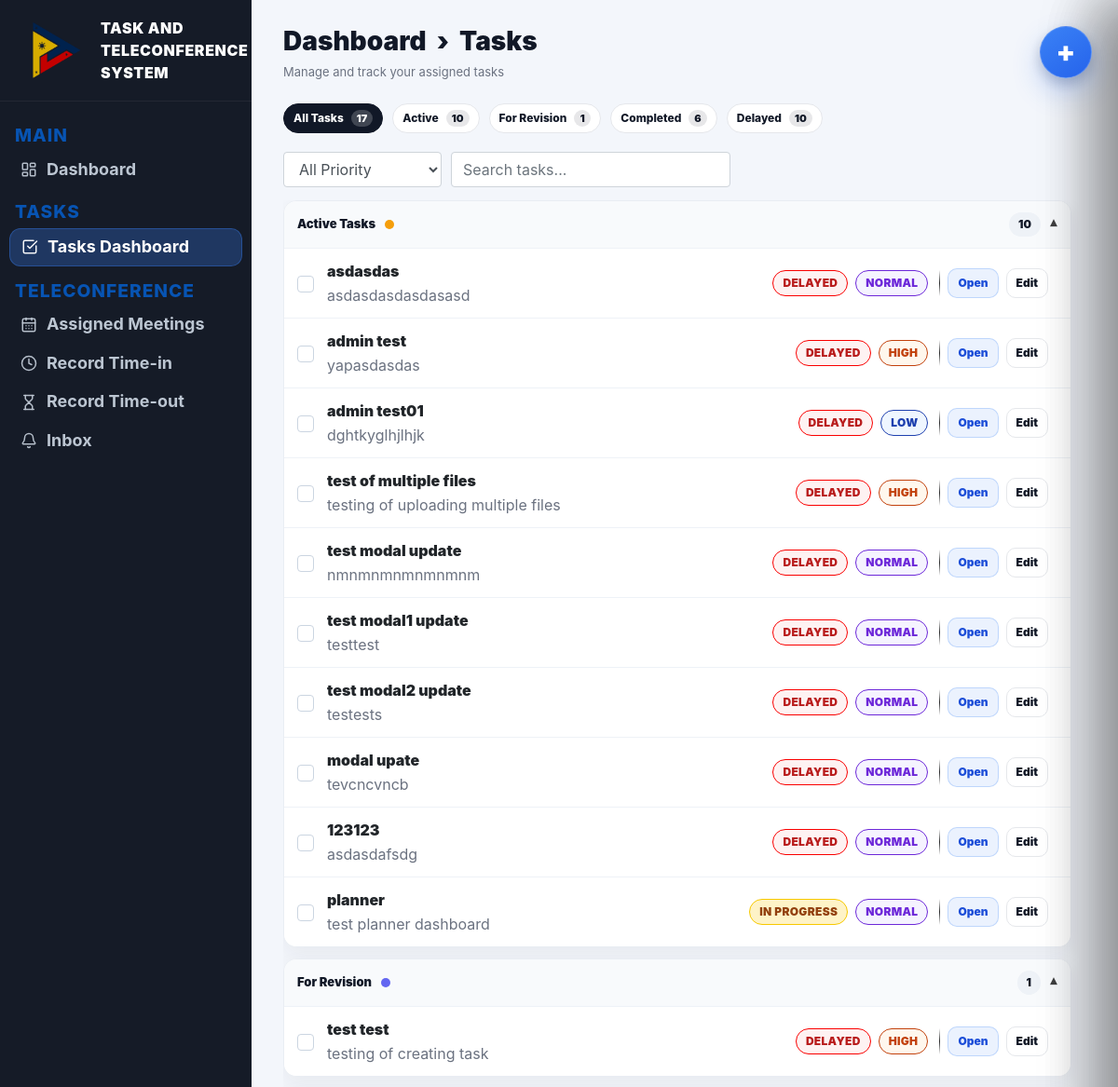
Page /task-dashboard (signed in, upper part) on the earlier database version.
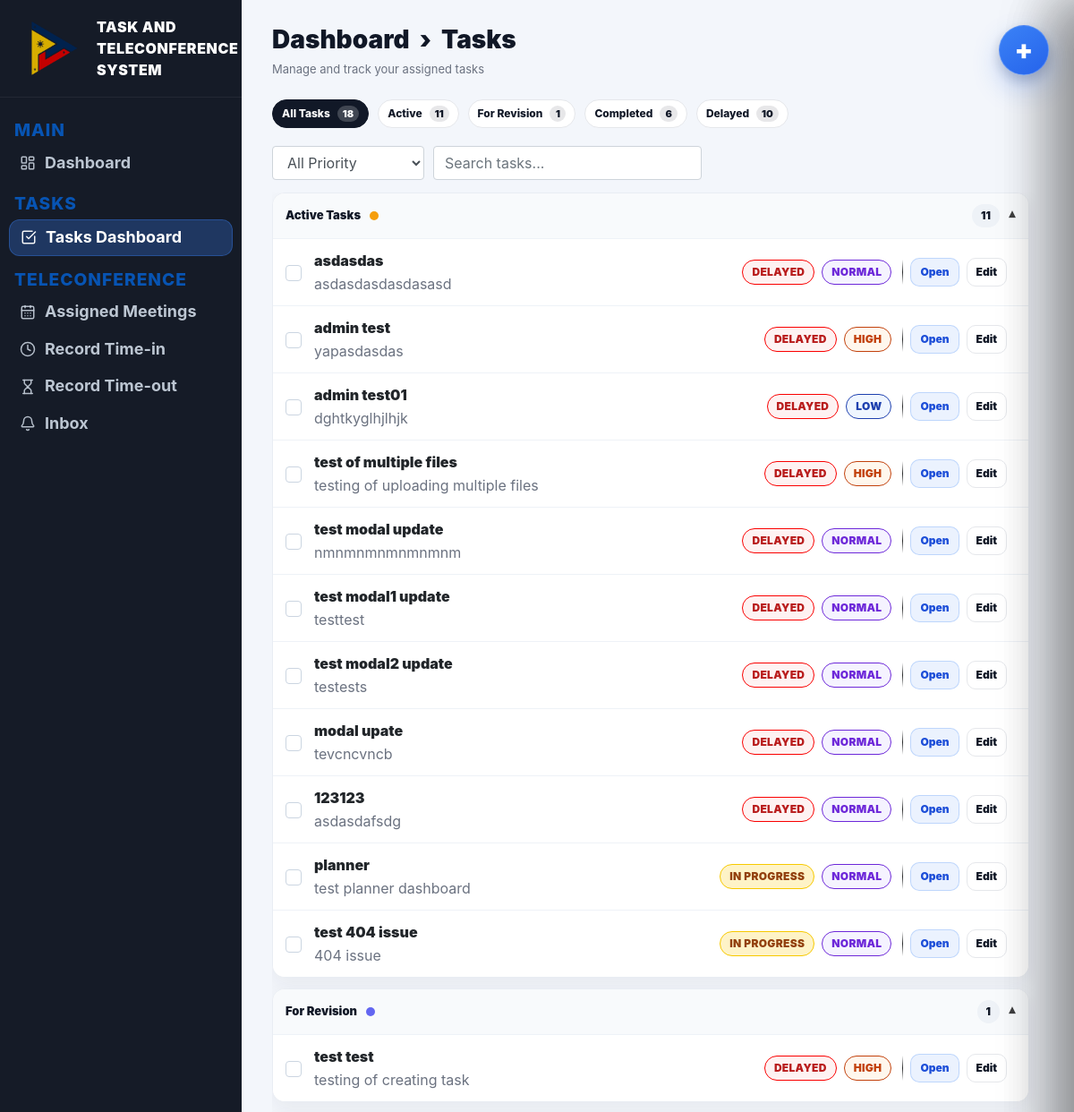
Same page on the later database version.
### website/models.py (models this page shows)
class Task(db.Model):
    id = db.Column(db.Integer, primary_key=True)
    title = db.Column(db.String(200), nullable=False)
    description = db.Column(db.Text)
    assigned_to = db.Column(db.Integer, db.ForeignKey('user.id'))
    assigned_user = db.relationship('User', foreign_keys=[assigned_to])
    status = db.Column(db.String(50), default="assigned")
    priority = db.Column(db.String(20), default="normal")
    deadline = db.Column(db.DateTime)
    file_path = db.Column(db.String(300))
    last_edited_by = db.Column(db.Integer, nullable=True)
    last_edited_at = db.Column(db.DateTime, server_default=func.now(), onupdate=func.now())
    created_at = db.Column(db.DateTime(timezone=True), server_default=func.now())

### website/views.py (the view)
@views.route('/task-dashboard')
@login_required
def task_dashboard():
    if current_user.is_admin:
        tasks = Task.query.order_by(Task.created_at.desc()).all()
    else:
        tasks = Task.query.all()
    unread_count = Notification.query.filter_by(user_id=current_user.id, is_read=False).count()
    return render_template(
        "task_dashboard.html",
        user=current_user,
        tasks=tasks,
        unread_count=unread_count,
        now_dt=ph_now(),
    )

### website/views.py (called while the page is built)
def ph_now():
    return datetime.now(timezone.utc).astimezone(PH_TIMEZONE).replace(tzinfo=None)

### website/templates/task_dashboard.html (shortened to what this page needs)
{% extends "base.html" %}
{% block content %}
<div class="main-inner">
  <h1 class="td-title">Dashboard &nbsp;›&nbsp; Tasks</h1>
  <div class="td-sub">Manage and track your assigned tasks</div>
  {% set all_count = tasks|length if tasks else 0 %}
  {% set revision_tasks = tasks|selectattr("status","equalto","for_revision")|list if tasks else [] %}
  {% set revision_count = revision_tasks|length %}
  {% set completed_tasks = tasks|selectattr("status","equalto","completed")|list if tasks else [] %}
  {% set completed_count = completed_tasks|length %}
  {% set delayed_tasks = tasks|rejectattr("status","equalto","completed")
                              |selectattr("deadline")
                              |selectattr("deadline","lt",now_dt)
                              |list if tasks else [] %}
  {% set delayed_count = delayed_tasks|length %}
  {% set active_tasks = tasks|rejectattr("status","equalto","completed")
                            |rejectattr("status","equalto","for_revision")
                            |list if tasks else [] %}
  {% set active_count = active_tasks|length %}
  <div class="td-pills">
    <button class="pill-tab active" type="button" data-filter="all">
      All Tasks <span class="pill-count">{{ all_count }}</span>
    </button>
    <button class="pill-tab" type="button" data-filter="active">
      Active <span class="pill-count">{{ active_count }}</span>
    </button>
    <button class="pill-tab" type="button" data-filter="revision">
      For Revision <span class="pill-count">{{ revision_count }}</span>
    </button>
    <button class="pill-tab" type="button" data-filter="completed">
      Completed <span class="pill-count">{{ completed_count }}</span>
    </button>
    <button class="pill-tab" type="button" data-filter="delayed">
      Delayed <span class="pill-count">{{ delayed_count }}</span>
    </button>
  </div>
  <div class="td-toolbar">
    <select id="priorityFilter" class="form-control td-filter">
      <option value="all">All Priority</option>
    </select>
    <input id="taskSearch" class="form-control td-search" placeholder="Search tasks..." />
  </div>
  <div class="scroll">
    <div class="sec open" data-section="active">
      <button class="sec-h" type="button">
        <div class="sec-h-left">
          <span class="sec-title">Active Tasks</span>
          <span class="sec-badge badge-active"></span>
        </div>
        <div style="display:flex; align-items:center; gap:10px;">
          <span class="sec-count">{{ active_count }}</span>
          <span class="sec-caret">▾</span>
        </div>
      </button>
      <div class="sec-body">
        {% if active_tasks and active_tasks|length > 0 %}
          {% for task in active_tasks %}
            {% set is_delayed = task.status != 'completed' and task.deadline and task.deadline < now_dt %}
            <div class="task-row task-item"
                 id="task-{{ task.id }}"
                 data-task-id="{{ task.id }}"
                 data-status="{{ task.status }}"
                 data-original-status="{{ task.status }}"
                 data-title="{{ (task.title ~ ' ' ~ (task.description or ''))|lower }}"
                 data-priority="{{ (task.priority or 'normal')|lower if task.priority is defined else 'normal' }}"
                 data-deadline="{{ task.deadline.strftime('%Y-%m-%dT%H:%M:%S') if task.deadline else '' }}">
              <div class="task-left">
                <button type="button"
                        class="task-check task-check-btn"
                        aria-label="Toggle complete"
                        data-complete-task="{{ task.id }}"></button>
                <div class="task-info">
                  <a class="task-title-link"
                     href="{{ url_for('views.task_dashboard') }}?focus={{ task.id }}"
                     data-focus-task="{{ task.id }}">
                    {{ task.title }}
                  </a>
                  <div class="task-meta">
                    {{ task.description }}
                  </div>
                </div>
                <div class="task-tags">
                  <span class="status {{ 'st-delayed' if is_delayed else 'st-pending' }}" data-status-pill>{{ 'DELAYED' if is_delayed else task.status|replace("_"," ")|upper }}</span>
                  {% set pr = (task.priority or 'normal')|lower %}
                  <span class="prio prio-{{ pr }}">{{ pr|upper }}</span>
                </div>
              </div>
              <div class="task-right">
                <div class="task-actions">
                  <button type="button" class="btn-mini" data-open-task="{{ task.id }}">Open</button>
                  <button type="button" class="btn-mini ghost" data-edit-task="{{ task.id }}">Edit</button>
                </div>
              </div>
            </div>
          {% endfor %}
        {% else %}
          <div style="padding:12px 14px; color:#6b7280;" data-empty-state="active">No active tasks.</div>
        {% endif %}
      </div>
    </div>
    <div class="sec open" data-section="revision">
      <button class="sec-h" type="button">
        <div class="sec-h-left">
          <span class="sec-title">For Revision</span>
          <span class="sec-badge" style="background:#6366f1;"></span>
        </div>
        <div style="display:flex; align-items:center; gap:10px;">
          <span class="sec-count">{{ revision_count }}</span>
          <span class="sec-caret">▾</span>
        </div>
      </button>
      <div class="sec-body">
        {% if revision_tasks and revision_tasks|length > 0 %}
          {% for task in revision_tasks %}
            {% set is_delayed = task.status != 'completed' and task.deadline and task.deadline < now_dt %}
            <div class="task-row task-item"
                 id="task-{{ task.id }}"
                 data-task-id="{{ task.id }}"
                 data-status="{{ task.status }}"
                 data-original-status="{{ task.status }}"
                 data-title="{{ (task.title ~ ' ' ~ (task.description or ''))|lower }}"
                 data-priority="{{ (task.priority or 'normal')|lower }}"
                 data-deadline="{{ task.deadline.strftime('%Y-%m-%dT%H:%M:%S') if task.deadline else '' }}">
              <div class="task-left">
                <button type="button"
                        class="task-check task-check-btn"
                        aria-label="Toggle complete"
                        data-complete-task="{{ task.id }}"></button>
                <div class="task-info">
                  <a class="task-title-link"
                     href="{{ url_for('views.task_dashboard') }}?focus={{ task.id }}"
                     data-focus-task="{{ task.id }}">
                    {{ task.title }}
                  </a>
                  <div class="task-meta">{{ task.description }}</div>
                </div>
                <div class="task-tags">
                  <span class="status {{ 'st-delayed' if is_delayed else 'st-pending' }}" data-status-pill>{{ 'DELAYED' if is_delayed else task.status|replace("_"," ")|upper }}</span>
                  {% set pr = (task.priority or 'normal')|lower %}
                  <span class="prio prio-{{ pr }}">{{ pr|upper }}</span>
                </div>
              </div>
              <div class="task-right">
                <div class="task-actions">
                  <button type="button" class="btn-mini" data-open-task="{{ task.id }}">Open</button>
                  <button type="button" class="btn-mini ghost" data-edit-task="{{ task.id }}">Edit</button>
                </div>
              </div>
            </div>
          {% endfor %}
        {% else %}
          <div style="padding:12px 14px; color:#6b7280;" data-empty-state="revision">No tasks for revision.</div>
        {% endif %}
      </div>
    </div>
    <br><br>
  </div>
</div>
<button type="button" class="fab-task" id="openTaskDrawer" aria-label="Create task">
  <span class="fab-plus">+</span>
</button>
{% endblock %}

### website/templates/base.html (shortened to what this page needs)
<!DOCTYPE html>
<html>
<head>
  <link
    rel="stylesheet"
    href="https://stackpath.bootstrapcdn.com/bootstrap/4.4.1/css/bootstrap.min.css"
  />
  <link
    rel="stylesheet"
    href="https://stackpath.bootstrapcdn.com/font-awesome/4.7.0/css/font-awesome.min.css"
  />
  <link rel="stylesheet" href="{{ url_for('static', filename='styles.css') }}">
</head>
<body>
<div class="app-shell">
  <aside class="sidebar-dark">
    <div class="sidebar-brand">
      <img src="{{ url_for('static', filename='assets/PTV_LOGO.png') }}" alt="PTV Logo" class="sidebar-brand-logo">
      <span>TASK AND TELECONFERENCE SYSTEM</span>
    </div>
    <div class="sidebar-nav">
      <div class="sidebar-section">MAIN</div>
      <a class="sidebar-link {% if request.endpoint == 'views.user_dashboard' %}active{% endif %}"
         href="{{ url_for('views.user_dashboard') }}">
        <i data-lucide="layout-dashboard" class="sidebar-icon" aria-hidden="true"></i>
        <span>Dashboard</span>
      </a>
      <div class="sidebar-section">TASKS</div>
      <a class="sidebar-link {% if request.endpoint == 'views.task_dashboard' %}active{% endif %}"
         href="{{ url_for('views.task_dashboard') }}">
        <i data-lucide="check-square" class="sidebar-icon" aria-hidden="true"></i>
        <span>Tasks Dashboard</span>
      </a>
      <div class="sidebar-section">TELECONFERENCE</div>
      <a class="sidebar-link {% if request.endpoint == 'views.assigned_meetings' %}active{% endif %}"
         href="{{ url_for('views.assigned_meetings') }}">
        <i data-lucide="calendar-days" class="sidebar-icon" aria-hidden="true"></i>
        <span>Assigned Meetings</span>
      </a>
      <a class="sidebar-link {% if request.endpoint == 'views.record_timein' %}active{% endif %}"
         href="{{ url_for('views.record_timein') }}">
        <i data-lucide="clock" class="sidebar-icon" aria-hidden="true"></i>
        <span>Record Time-in</span>
      </a>
      <a class="sidebar-link {% if request.endpoint == 'views.record_timeout' %}active{% endif %}"
         href="{{ url_for('views.record_timeout') }}">
        <i data-lucide="hourglass" class="sidebar-icon" aria-hidden="true"></i>
        <span>Record Time-out</span>
      </a>
      <a class="sidebar-link {% if request.endpoint == 'views.inbox' %}active{% endif %}"
         href="{{ url_for('views.inbox') }}">
        <i data-lucide="bell" class="sidebar-icon" aria-hidden="true"></i>
        <span>Inbox</span>
      </a>
    </div>
  </aside>
  <main class="main-area">
    <div class="content-wrap">
      {% block content %}{% endblock %}
    </div>
  </main>
</div>
</body>
</html>

### website/templates/task_dashboard.html (style rules this page uses)
.scroll { flex:1; overflow-y:auto; padding-right:8px; }
.task-title-link { display:inline-block; margin:0; font-weight:900; color:inherit; text-decoration:none; cursor:pointer; }
.task-check-btn { cursor:pointer; }
.st-pending { background:#fef3c7; border-color:#f7c900; color:#92400e; }
.st-delayed { background:#fef2f2; border-color:#fa0000; color:#b91c1c; }
.td-toolbar { justify-content:flex-start; }
.td-search { flex:0 1 300px; max-width:300px; }
.td-filter { width:170px !important; flex:0 0 170px; }

Differences in the rows shown:
added Task: title "test 404 issue", description "404 issue", status "IN PROGRESS", priority "NORMAL", shown under "Dashboard › Tasks"
Other differences:
{{ all_count }}: "17" → "18"
{{ active_count }}: "10" → "11"
